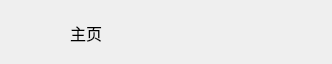
<?xml version="1.0" encoding="UTF-8"?>
<ui version="4.0">
 <class>Widget_My</class>
 <widget class="QWidget" name="Widget_My">
  <property name="geometry">
   <rect>
    <x>0</x>
    <y>0</y>
    <width>332</width>
    <height>64</height>
   </rect>
  </property>
  <property name="windowTitle">
   <string>Form</string>
  </property>
  <widget class="QWidget" name="widgetmy" native="true">
   <property name="geometry">
    <rect>
     <x>0</x>
     <y>0</y>
     <width>332</width>
     <height>64</height>
    </rect>
   </property>
   <widget class="PictureBox" name="homePic" native="true">
    <property name="geometry">
     <rect>
      <x>20</x>
      <y>20</y>
      <width>26</width>
      <height>26</height>
     </rect>
    </property>
   </widget>
   <widget class="QLabel" name="label_Home">
    <property name="geometry">
     <rect>
      <x>70</x>
      <y>20</y>
      <width>69</width>
      <height>26</height>
     </rect>
    </property>
    <property name="font">
     <font>
      <pointsize>12</pointsize>
     </font>
    </property>
    <property name="text">
     <string>主页</string>
    </property>
   </widget>
  </widget>
 </widget>
 <customwidgets>
  <customwidget>
   <class>PictureBox</class>
   <extends>QWidget</extends>
   <header>picturebox.h</header>
   <container>1</container>
  </customwidget>
 </customwidgets>
 <resources/>
 <connections/>
</ui>
